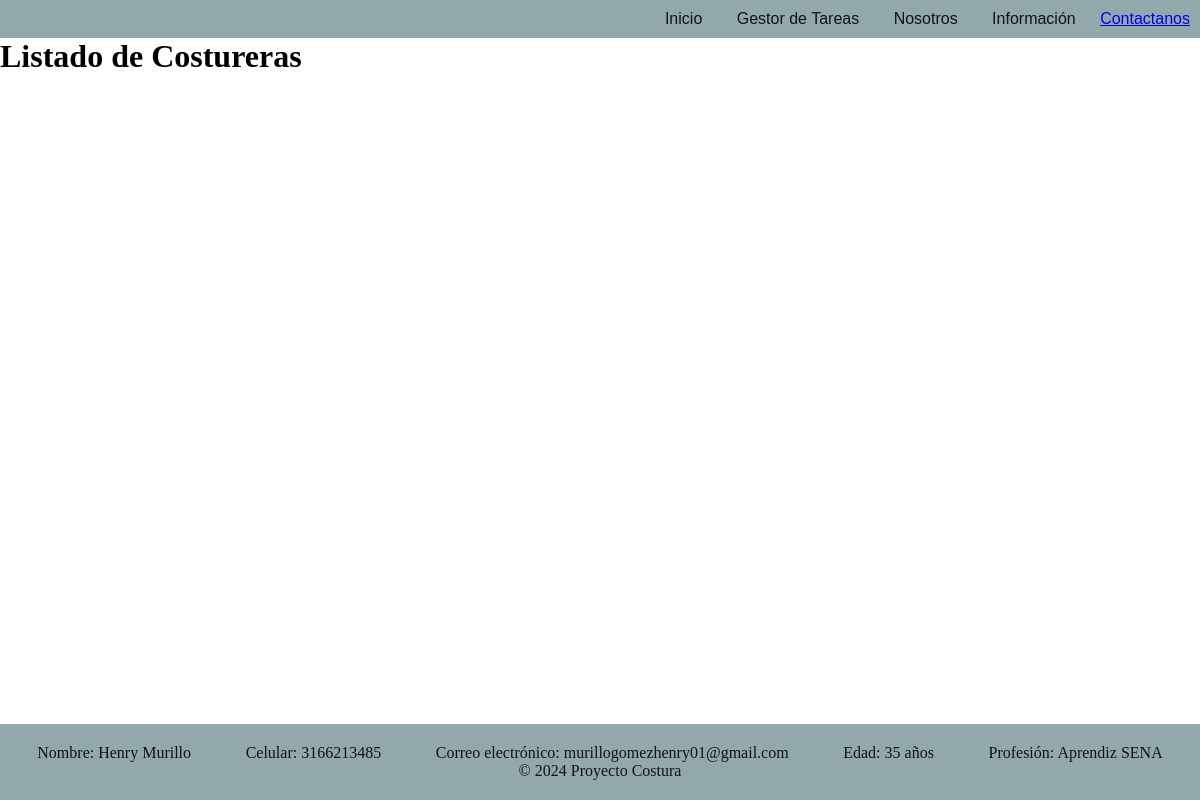
Before: /listar_costureras/ with the older database file.
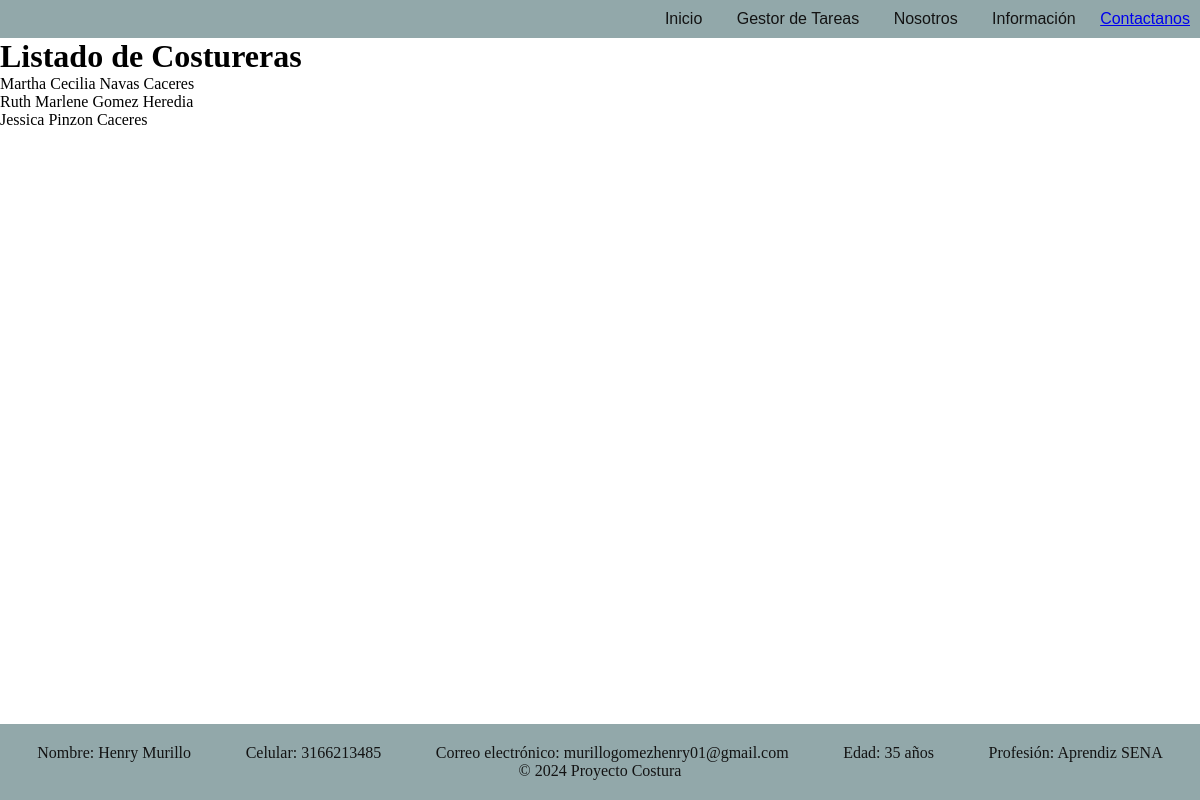
After: the same page with the newer database file.
### fabrica/models.py (models this page shows, shortened)
class Costureras(models.Model):
    GENERO_CHOICES = [
        ('M', 'Masculino'),
        ('F', 'Femenino'),
        ('O', 'Otro'),
    ]
    identificacion = models.CharField(primary_key=True, max_length=50)
    nombre = models.CharField(max_length=100)
    apellido = models.CharField(max_length=100)
    fecha_nacimiento = models.DateField()
    direccion = models.CharField(max_length=200)
    genero = models.CharField(max_length=1, choices=GENERO_CHOICES)

### fabrica/views.py (the view)
# urls.py: path('listar_costureras/', views.listar_costureras, name='listar_costureras'),
def listar_costureras(request):
    costureras = Costureras.objects.all()
    return render(request, 'listar_costureras.html', {'costureras': costureras})

### templates/listar_costureras.html (shortened to what this page needs)
{% extends "layouts/app.html" %}
{% block content %}
    <div class="container">
        <h1>Listado de Costureras</h1>
        <ul>
            {% for costurera in costureras %}
                <li>{{ costurera.nombre }} {{ costurera.apellido }}</li>
            {% endfor %}
        </ul>
    </div>
{% endblock %}

Changed rows visible on the page:
added Costureras: nombre "Martha Cecilia", apellido "Navas Caceres"
added Costureras: nombre "Ruth Marlene", apellido "Gomez Heredia"
added Costureras: nombre "Jessica", apellido "Pinzon Caceres"
